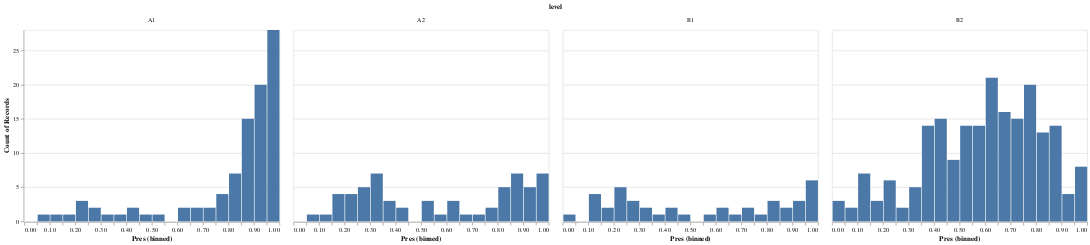

The code cell stored with this chart in its notebook:
### Markdown cell above
### Present Tense

### Code cell
alt.Chart(level_verb_tense_df).mark_bar().encode(x = alt.X('Pres', bin = alt.Bin(maxbins = 30)), y = 'count()').facet('level')

### Figure 1 — Vega-Lite specification as saved in the notebook (floating-point values rounded to 4 significant figures; data arrays with more than 128 entries replaced by an {"elided": "..."} marker saying what was removed)
{"$schema": "https://vega.github.io/schema/vega-lite/v4.8.1.json", "config": {"view": {"continuousHeight": 300, "continuousWidth": 400}}, "data": {"name": "data-2474722e8d0f355a545a348be5320e3c"}, "datasets": {"data-2474722e8d0f355a545a348be5320e3c": {"elided": "403 records"}}, "facet": {"field": "level", "type": "nominal"}, "spec": {"encoding": {"x": {"bin": {"maxbins": 30}, "field": "Pres", "type": "quantitative"}, "y": {"aggregate": "count", "type": "quantitative"}}, "mark": "bar"}}
